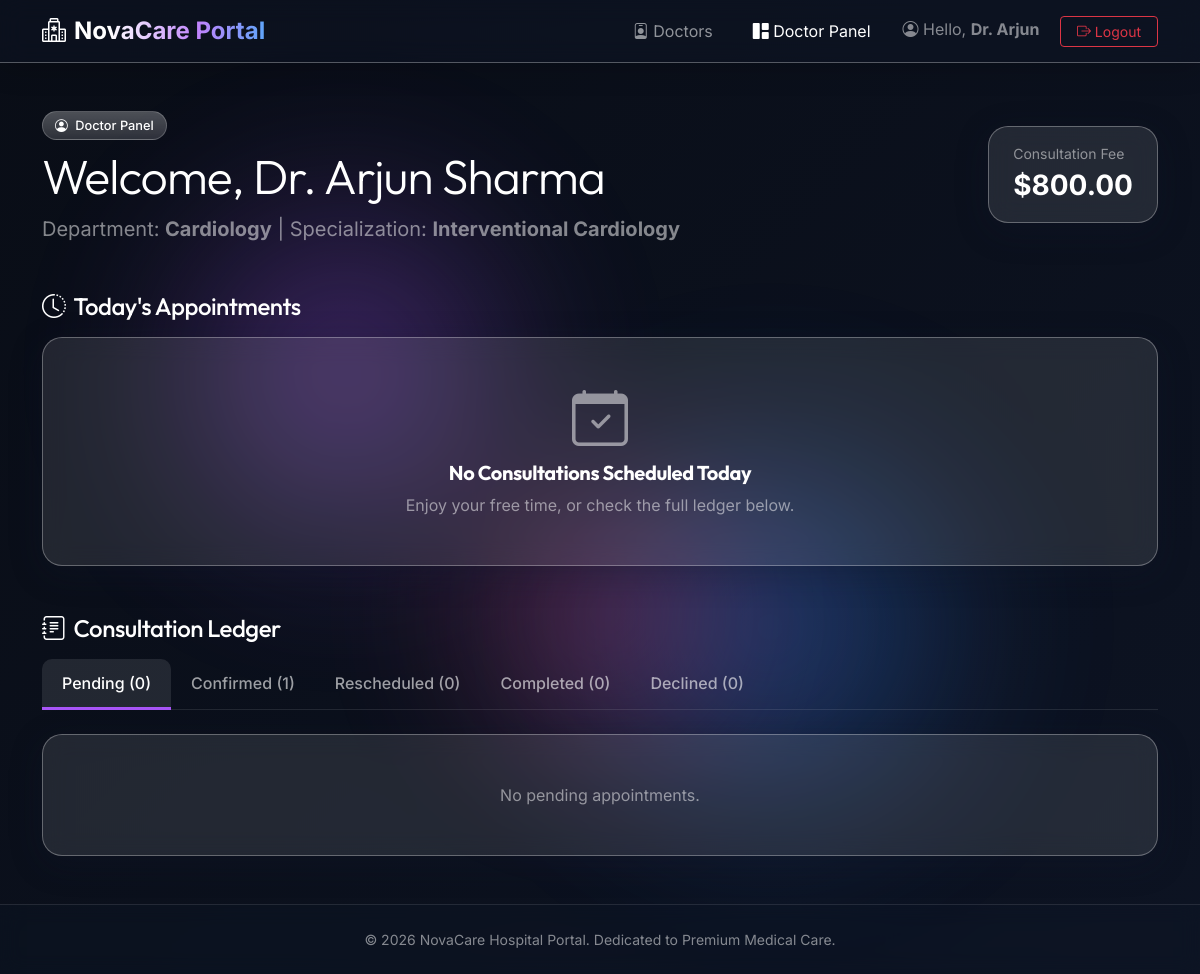
Screenshot of /doctor/dashboard/ (signed in) with the database file from the repository.
### appointments/models.py (models this page shows, shortened)
class Doctor(models.Model):
    DEPARTMENT_CHOICES = [
        ('CARDIO', 'Cardiology'),
        ('PEDIA', 'Pediatrics'),
        ('ORTHO', 'Orthopedics'),
        ('NEURO', 'Neurology'),
    ]
    user = models.OneToOneField(User, on_delete=models.CASCADE, related_name='doctor_profile', null=True, blank=True)
    name = models.CharField(max_length=100)
    department = models.CharField(max_length=10, choices=DEPARTMENT_CHOICES)
    specialization = models.CharField(max_length=150)
    consultation_fee = models.DecimalField(max_digits=10, decimal_places=2)
    available_days = models.CharField(
        max_length=200,
        help_text="Comma-separated days, e.g. Monday, Wednesday, Friday"
    )
    is_active = models.BooleanField(default=True)

### appointments/views.py (the view)
# urls.py: path('doctor/dashboard/', views.DoctorDashboardView.as_view(), name='doctor_dashboard'),
class DoctorDashboardView(LoginRequiredMixin, DoctorRequiredMixin, View):
    def get(self, request):
        doctor = request.user.doctor_profile
        today = date.today()
        todays_appointments = Appointment.objects.filter(
            doctor=doctor,
            appointment_date=today
        ).order_by('time_slot')
        pending_appointments = Appointment.objects.filter(doctor=doctor, status='PENDING').order_by('-appointment_date')
        confirmed_appointments = Appointment.objects.filter(doctor=doctor, status='CONFIRMED').order_by('-appointment_date')
        completed_appointments = Appointment.objects.filter(doctor=doctor, status='COMPLETED').order_by('-appointment_date')
        declined_appointments = Appointment.objects.filter(doctor=doctor, status='DECLINED').order_by('-appointment_date')
        rescheduled_appointments = Appointment.objects.filter(doctor=doctor, status='RESCHEDULED').order_by('-appointment_date')
        context = {
            'doctor': doctor,
            'todays_appointments': todays_appointments,
            'pending_appointments': pending_appointments,
            'confirmed_appointments': confirmed_appointments,
            'completed_appointments': completed_appointments,
            'declined_appointments': declined_appointments,
            'rescheduled_appointments': rescheduled_appointments,
            'time_slots': Appointment.TIME_SLOT_CHOICES
        }
        return render(request, 'portal/doctor_dashboard.html', context)

### templates/portal/doctor_dashboard.html (shortened to what this page needs)
{% extends 'base.html' %}
{% block content %}
<div class="row align-items-center mb-5">
    <div class="col-lg-8">
        <span class="dept-pill text-purple bg-gradient text-white mb-2 d-inline-block">
            <i class="bi bi-person-circle me-1"></i> Doctor Panel
        </span>
        <h1 class="display-5 text-white mb-2">Welcome, Dr. {{ doctor.name }}</h1>
        <p class="text-white-50 fs-5 mb-0">Department: <strong>{{ doctor.get_department_display }}</strong> | Specialization: <strong>{{ doctor.specialization }}</strong></p>
    </div>
    <div class="col-lg-4 text-lg-end mt-4 mt-lg-0">
        <div class="glass-card py-3 px-4 d-inline-block text-start">
            <span class="text-white-50 small d-block">Consultation Fee</span>
            <span class="text-white fs-3 fw-bold">${{ doctor.consultation_fee }}</span>
        </div>
    </div>
</div>
<div class="row mb-5">
    <div class="col-12">
        <h2 class="h4 text-white mb-3"><i class="bi bi-clock-history text-blue me-2"></i>Today's Appointments</h2>
        <div class="glass-card p-4">
            {% if todays_appointments %}
                <div class="table-responsive">
                    <table class="glass-table">
                        <thead>
                            <tr>
                                <th>Patient</th>
                                <th>Phone</th>
                                <th>Time Slot</th>
                                <th>Indication/Reason</th>
                                <th>Status</th>
                                <th class="text-center">Quick Actions</th>
                            </tr>
                        </thead>
                        <tbody>
                            {% for app in todays_appointments %}
                                <tr class="appointment-row">
                                    <td class="fw-bold">{{ app.patient_name }}</td>
                                    <td class="text-white-50">{{ app.patient_phone }}</td>
                                    <td>
                                        <span class="badge dept-pill py-2 px-3">
                                            <i class="bi bi-clock me-1 text-blue"></i>{{ app.get_time_slot_display }}
                                        </span>
                                    </td>
                                    <td class="text-white-50">{{ app.reason }}</td>
                                    <td>
                                        {% if app.status == 'PENDING' %}
                                            <span class="glass-badge glass-badge-pending">{{ app.get_status_display }}</span>
                                        {% elif app.status == 'CONFIRMED' %}
                                            <span class="glass-badge glass-badge-confirmed">{{ app.get_status_display }}</span>
                                        {% elif app.status == 'COMPLETED' %}
                                            <span class="glass-badge glass-badge-completed">{{ app.get_status_display }}</span>
                                        {% elif app.status == 'DECLINED' %}
                                            <span class="glass-badge glass-badge-cancelled">{{ app.get_status_display }}</span>
                                        {% elif app.status == 'RESCHEDULED' %}
                                            <span class="glass-badge glass-badge-pending">Reschedule Proposed</span>
                                        {% endif %}
                                    </td>
                                    <td>
                                        <div class="d-flex gap-2 justify-content-center">
                                            {% if app.status == 'PENDING' %}
                                                <form action="{% url 'doctor_accept' app.id %}" method="post">
                                                    {% csrf_token %}
                                                    <button type="submit" class="btn btn-sm btn-success py-2 px-3 fw-bold rounded-3">Accept</button>
                                                </form>
                                                <button type="button" class="btn btn-sm btn-danger py-2 px-3 fw-bold rounded-3" data-bs-toggle="modal" data-bs-target="#declineModal{{ app.id }}">Decline</button>
                                                <button type="button" class="btn btn-sm btn-primary py-2 px-3 fw-bold rounded-3" data-bs-toggle="modal" data-bs-target="#rescheduleModal{{ app.id }}">Reschedule</button>
                                            {% elif app.status == 'CONFIRMED' %}
                                                <button type="button" class="btn btn-sm btn-primary py-2 px-3 fw-bold rounded-3" data-bs-toggle="modal" data-bs-target="#rescheduleModal{{ app.id }}">Reschedule</button>
                                            {% else %}
                                                <span class="text-white-50 small">-</span>
                                            {% endif %}
                                        </div>
                                    </td>
                                </tr>
                            {% endfor %}
                        </tbody>
                    </table>
                </div>
            {% else %}
                <div class="text-center py-4">
                    <i class="bi bi-calendar-check display-4 text-white-50 mb-2 d-inline-block"></i>
                    <h5 class="text-white">No Consultations Scheduled Today</h5>
                    <p class="text-white-50 mb-0">Enjoy your free time, or check the full ledger below.</p>
                </div>
            {% endif %}
        </div>
    </div>
</div>
<div class="row">
    <div class="col-12">
        <h2 class="h4 text-white mb-3"><i class="bi bi-journal-text text-purple me-2"></i>Consultation Ledger</h2>
        <ul class="nav nav-tabs nav-tabs-glass mb-4" id="ledgerTabs" role="tablist">
            <li class="nav-item" role="presentation">
                <button class="nav-link active" id="pending-tab" data-bs-toggle="tab" data-bs-target="#pending" type="button" role="tab">
                    Pending ({% if pending_appointments %}{{ pending_appointments|length }}{% else %}0{% endif %})
                </button>
            </li>
            <li class="nav-item" role="presentation">
                <button class="nav-link" id="confirmed-tab" data-bs-toggle="tab" data-bs-target="#confirmed" type="button" role="tab">
                    Confirmed ({% if confirmed_appointments %}{{ confirmed_appointments|length }}{% else %}0{% endif %})
                </button>
            </li>
            <li class="nav-item" role="presentation">
                <button class="nav-link" id="rescheduled-tab" data-bs-toggle="tab" data-bs-target="#rescheduled" type="button" role="tab">
                    Rescheduled ({% if rescheduled_appointments %}{{ rescheduled_appointments|length }}{% else %}0{% endif %})
                </button>
            </li>
            <li class="nav-item" role="presentation">
                <button class="nav-link" id="completed-tab" data-bs-toggle="tab" data-bs-target="#completed" type="button" role="tab">
                    Completed ({% if completed_appointments %}{{ completed_appointments|length }}{% else %}0{% endif %})
                </button>
            </li>
            <li class="nav-item" role="presentation">
                <button class="nav-link" id="declined-tab" data-bs-toggle="tab" data-bs-target="#declined" type="button" role="tab">
                    Declined ({% if declined_appointments %}{{ declined_appointments|length }}{% else %}0{% endif %})
                </button>
            </li>
        </ul>
        <div class="tab-content" id="ledgerTabsContent">
            <div class="tab-pane fade show active" id="pending" role="tabpanel">
                <div class="glass-card p-4">
                    {% if pending_appointments %}
                        {% include 'portal/snippets/doctor_appointment_table.html' with list=pending_appointments show_actions=True %}
                    {% else %}
                        <div class="text-center py-4"><p class="text-white-50 mb-0">No pending appointments.</p></div>
                    {% endif %}
                </div>
            </div>
        </div>
    </div>
</div>
{% endblock %}

### templates/base.html (shortened to what this page needs)
{% load static %}
<!DOCTYPE html>
<html lang="en">
<head>
    <link href="https://cdn.jsdelivr.net/npm/bootstrap@5.3.2/dist/css/bootstrap.min.css" rel="stylesheet">
    <link href="https://cdn.jsdelivr.net/npm/bootstrap-icons@1.11.2/font/bootstrap-icons.min.css" rel="stylesheet">
    <link rel="stylesheet" href="{% static 'css/style.css' %}">
</head>
<body>
    <div class="bg-glow-container">
        <div class="bg-glow-orb orb-1"></div>
        <div class="bg-glow-orb orb-2"></div>
        <div class="bg-glow-orb orb-3"></div>
    </div>
    <nav class="navbar navbar-expand-lg navbar-dark glass-navbar sticky-top">
        <div class="container">
            <a class="navbar-brand fw-bold fs-4" href="{% url 'doctor_list' %}">
                <i class="bi bi-hospital" style="color: #c084fc;"></i>
                <span>NovaCare Portal</span>
            </a>
            <div class="collapse navbar-collapse" id="navbarNav">
                <ul class="navbar-nav ms-auto align-items-center gap-2 mt-2 mt-lg-0">
                    <li class="nav-item">
                        <a class="nav-link px-3 {% if request.resolver_match.url_name == 'doctor_list' %}active{% endif %}" href="{% url 'doctor_list' %}">
                            <i class="bi bi-person-badge"></i> Doctors
                        </a>
                    </li>
                    {% if user.is_authenticated %}
                        {% if user.is_superuser or user.is_staff %}
                            <li class="nav-item">
                                <a class="nav-link px-3 {% if request.resolver_match.url_name == 'admin_dashboard' %}active{% endif %}" href="{% url 'admin_dashboard' %}">
                                    <i class="bi bi-shield-lock-fill"></i> Admin Panel
                                </a>
                            </li>
                        {% elif user.doctor_profile %}
                            <li class="nav-item">
                                <a class="nav-link px-3 {% if request.resolver_match.url_name == 'doctor_dashboard' %}active{% endif %}" href="{% url 'doctor_dashboard' %}">
                                    <i class="bi bi-grid-1x2-fill"></i> Doctor Panel
                                </a>
                            </li>
                        {% endif %}
                        <li class="nav-item ms-lg-2">
                            <span class="navbar-text me-3 d-none d-lg-inline text-white-50">
                                <i class="bi bi-person-circle"></i> Hello, <strong>{{ user.first_name|default:user.username }}</strong>
                            </span>
                            <a class="btn btn-outline-danger btn-sm px-3" href="{% url 'logout' %}">
                                <i class="bi bi-box-arrow-right"></i> Logout
                            </a>
                        </li>
                    {% endif %}
                </ul>
            </div>
        </div>
    </nav>
    <main class="container my-5 flex-grow-1">
        {% block content %}{% endblock %}
    </main>
    <footer class="py-4 text-center text-white-50 mt-auto">
        <div class="container">
            <p class="mb-0 small">&copy; 2026 NovaCare Hospital Portal. Dedicated to Premium Medical Care.</p>
        </div>
    </footer>
</body>
</html>

### rows the page displays
Doctor: name "Arjun Sharma", department "Cardiology", specialization "Interventional Cardiology", consultation_fee "800.00"

### other values shown
{{ user.first_name|default:user.username }} "Dr. Arjun"
{{ confirmed_appointments|length }} "1"
